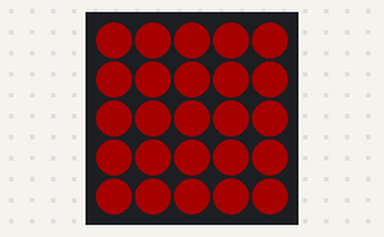
Bench run of a sketch on a simulated ESP32. Shown: 5×5 RGB LED matrix (first LED top left, wired row by row). Dim RGB values are drawn brighter than linear.

Above: at 0.18 s.
At 0.82 s:
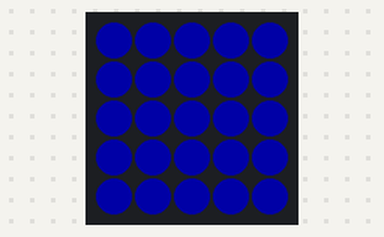

The sketch:

led_animation.ino
```cpp
#include <M5Atom.h>


// we define 3 different colors usimg RGB hex values
#define RED     0xFF0000
#define PURPLE  0x8000FF
#define BLUE    0x0000FF

void setup() {
  // Initialize the processor
  M5.begin(true, false, true);
}

// Function that fills the entire LED matric with a single color
void fillMatrix(uint32_t color) {
  for (int i = 0; i < 25; i++) {
    // Set the color of each pixel (from 0 to 24)
    M5.dis.drawpix(i, color);
  }
}

void loop() {
  // Cycle through 3 different colors, changing every 300 milliseconds
  fillMatrix(RED);    delay(300); // Show red
  fillMatrix(PURPLE); delay(300); // Show purple
  fillMatrix(BLUE);   delay(300); // Show blue
}
```

Measured:
- by itself, everything shown: repeats every 0.96 s, in 3 steps
